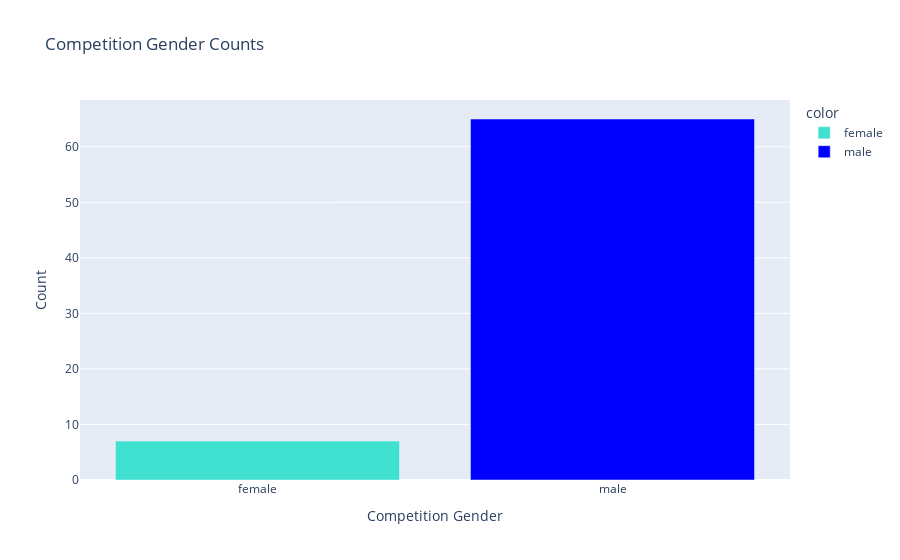
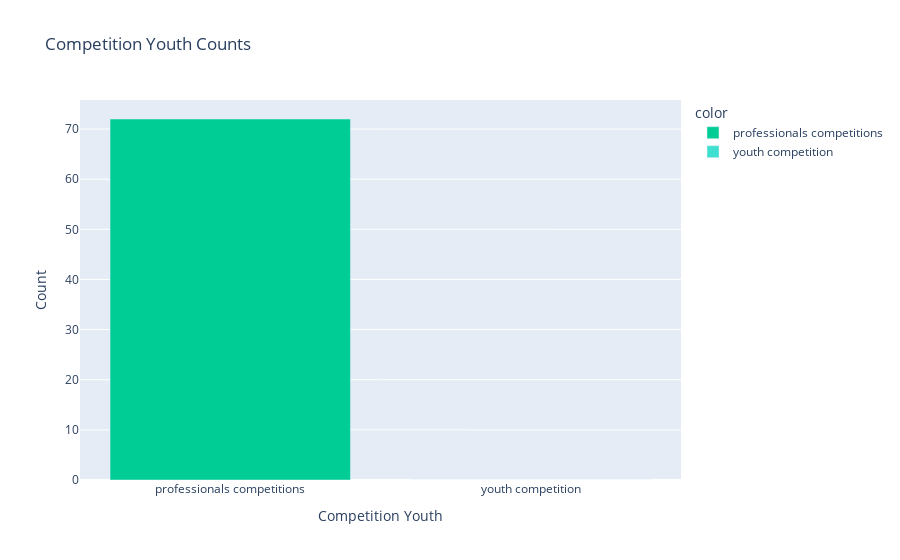

The notebook cell these images were saved under, in order:
### Code cell
gender_data = gender_grouped.collect()
youth_data = youth_grouped.collect()

# Transform youth data, replace boolean values
youth_data_transformed = [
    {'competition_youth': 'youths competitions' if row['competition_youth'] else 'professionals competitions', 'count': row['count']}
    for row in youth_data
]

# Ensure visibility of 0 counts for youth competition
if not any(row['competition_youth'] == 'youth competition' for row in youth_data_transformed):
    youth_data_transformed.append({'competition_youth': 'youth competition', 'count': 0})

# Plotting Gender Data
fig = px.bar(
    x=[row['competition_gender'] for row in gender_data],
    y=[row['count'] for row in gender_data],
    labels={'x': 'Competition Gender', 'y': 'Count'},
    title='Competition Gender Counts',
    color=[row['competition_gender'] for row in gender_data],
    color_discrete_map={'male': 'blue', 'female': 'turquoise'}
)
fig.show()

# Plotting Youth Data
fig = px.bar(
    x=[row['competition_youth'] for row in youth_data_transformed],
    y=[row['count'] for row in youth_data_transformed],
    labels={'x': 'Competition Youth', 'y': 'Count'},
    title='Competition Youth Counts',
    color=[row['competition_youth'] for row in youth_data_transformed],
    color_discrete_map={'opposite of youth competition': 'blue', 'youth competition': 'turquoise'}
)
fig.show()

### Figure 1 — Plotly figure (JSON) as saved in the notebook; plotly's stock layout.template omitted (floating-point values rounded to 4 significant figures)
{"data": [{"alignmentgroup": "True", "hovertemplate": "color=female<br>Competition Gender=%{x}<br>Count=%{y}<extra></extra>", "legendgroup": "female", "marker": {"color": "turquoise", "pattern": {"shape": ""}}, "name": "female", "offsetgroup": "female", "orientation": "v", "showlegend": true, "textposition": "auto", "x": ["female"], "xaxis": "x", "y": [7], "yaxis": "y", "type": "bar"}, {"alignmentgroup": "True", "hovertemplate": "color=male<br>Competition Gender=%{x}<br>Count=%{y}<extra></extra>", "legendgroup": "male", "marker": {"color": "blue", "pattern": {"shape": ""}}, "name": "male", "offsetgroup": "male", "orientation": "v", "showlegend": true, "textposition": "auto", "x": ["male"], "xaxis": "x", "y": [65], "yaxis": "y", "type": "bar"}], "layout": {"xaxis": {"anchor": "y", "domain": [0.0, 1.0], "title": {"text": "Competition Gender"}}, "yaxis": {"anchor": "x", "domain": [0.0, 1.0], "title": {"text": "Count"}}, "legend": {"title": {"text": "color"}, "tracegroupgap": 0}, "title": {"text": "Competition Gender Counts"}, "barmode": "relative"}}

### Figure 2 — Plotly figure (JSON) as saved in the notebook; plotly's stock layout.template omitted (floating-point values rounded to 4 significant figures)
{"data": [{"alignmentgroup": "True", "hovertemplate": "color=professionals competitions<br>Competition Youth=%{x}<br>Count=%{y}<extra></extra>", "legendgroup": "professionals competitions", "marker": {"color": "#00cc96", "pattern": {"shape": ""}}, "name": "professionals competitions", "offsetgroup": "professionals competitions", "orientation": "v", "showlegend": true, "textposition": "auto", "x": ["professionals competitions"], "xaxis": "x", "y": [72], "yaxis": "y", "type": "bar"}, {"alignmentgroup": "True", "hovertemplate": "color=youth competition<br>Competition Youth=%{x}<br>Count=%{y}<extra></extra>", "legendgroup": "youth competition", "marker": {"color": "turquoise", "pattern": {"shape": ""}}, "name": "youth competition", "offsetgroup": "youth competition", "orientation": "v", "showlegend": true, "textposition": "auto", "x": ["youth competition"], "xaxis": "x", "y": [0], "yaxis": "y", "type": "bar"}], "layout": {"xaxis": {"anchor": "y", "domain": [0.0, 1.0], "title": {"text": "Competition Youth"}}, "yaxis": {"anchor": "x", "domain": [0.0, 1.0], "title": {"text": "Count"}}, "legend": {"title": {"text": "color"}, "tracegroupgap": 0}, "title": {"text": "Competition Youth Counts"}, "barmode": "relative"}}
